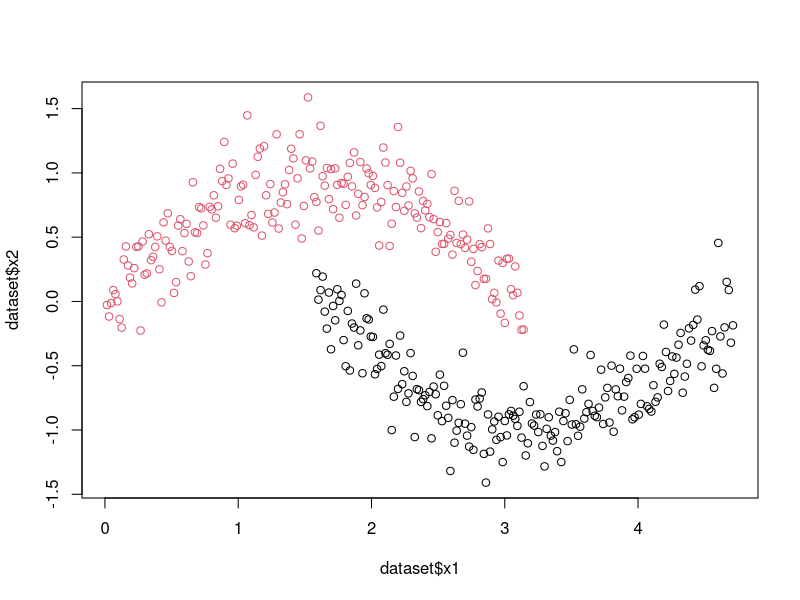
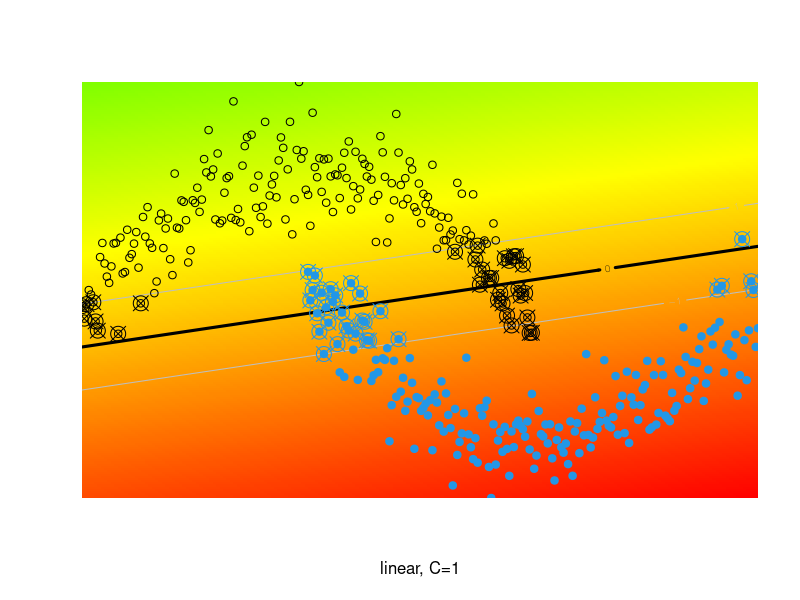
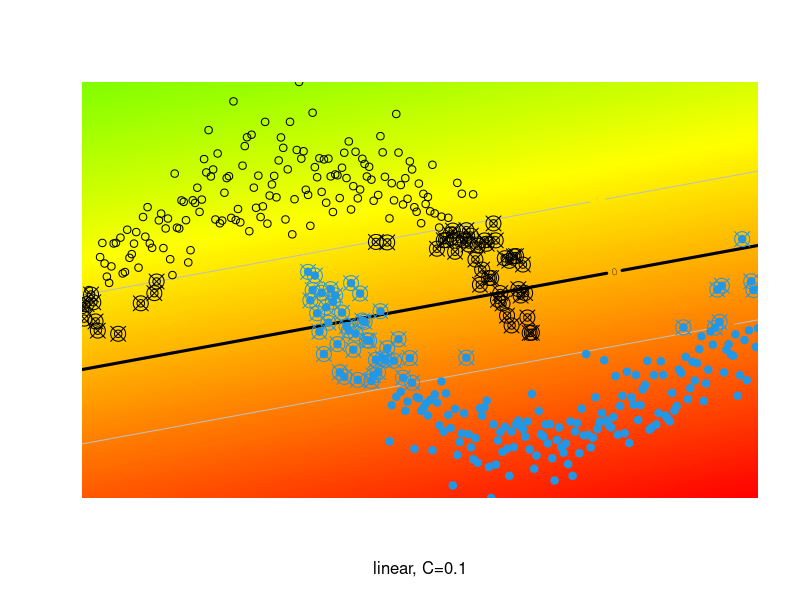
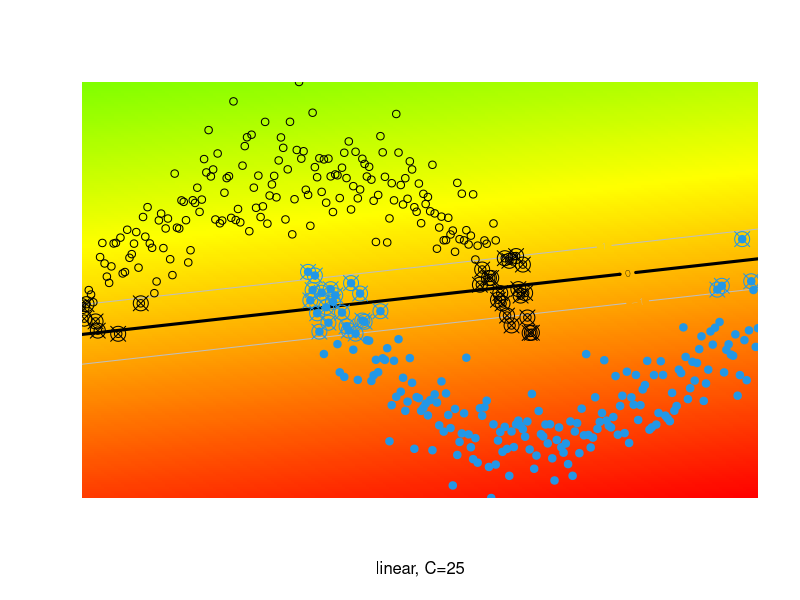
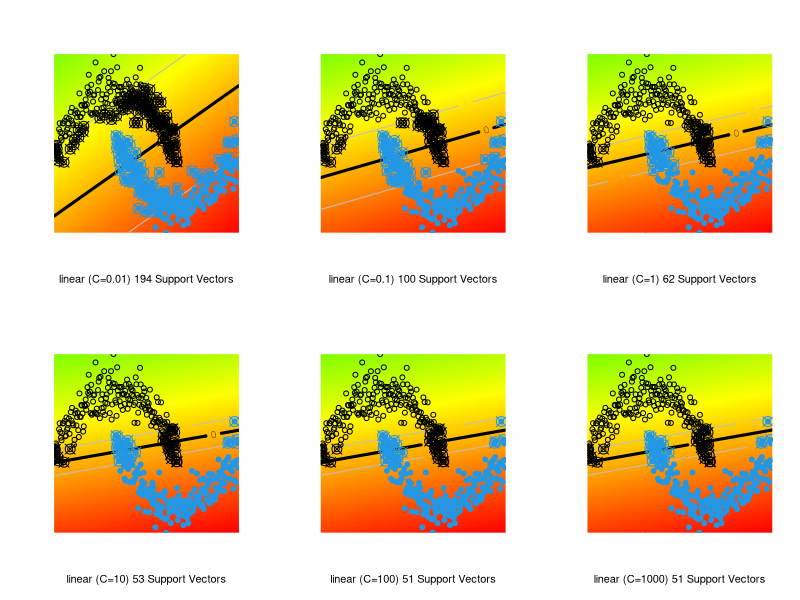
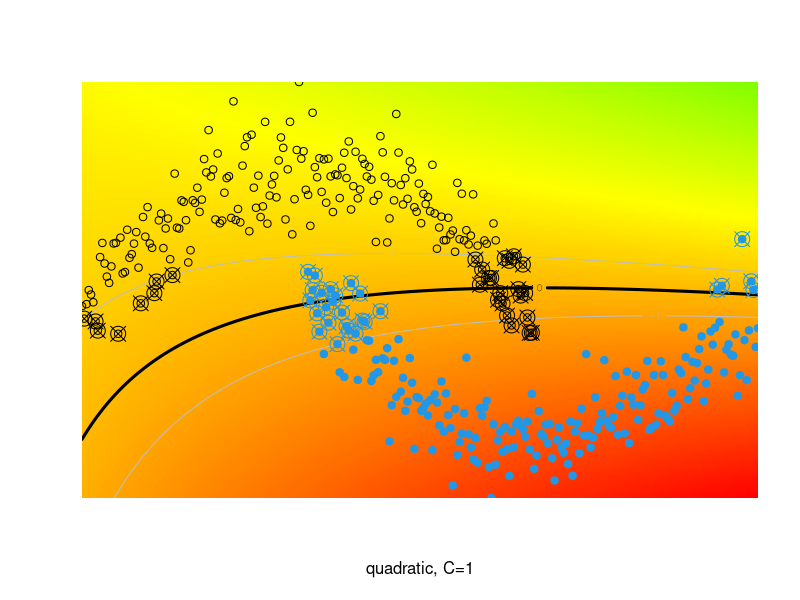
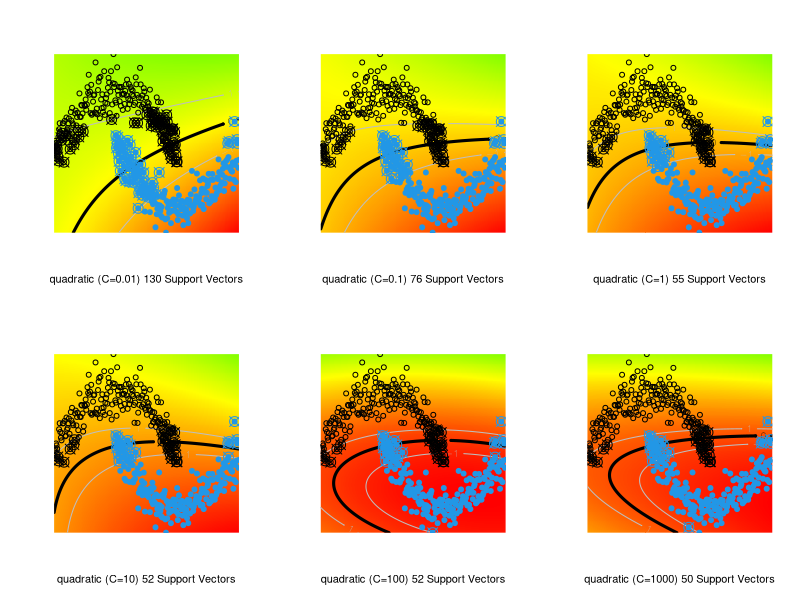
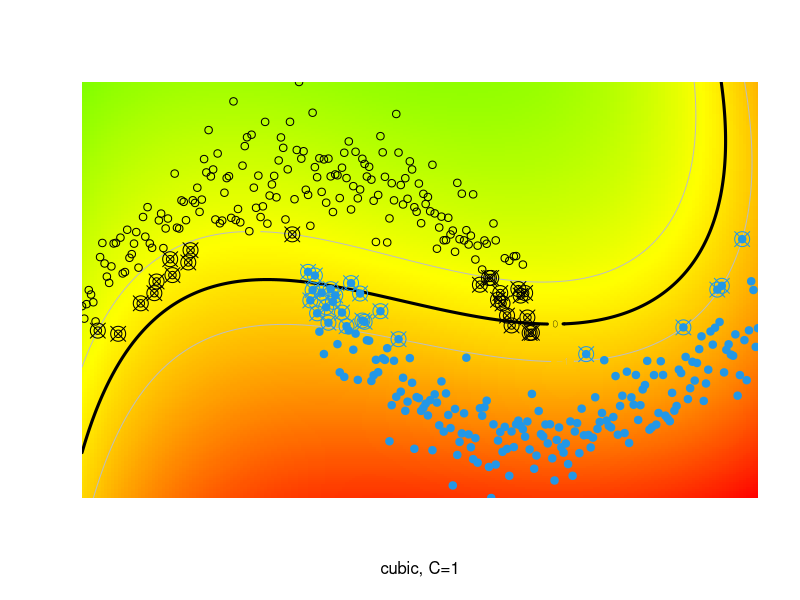

R code for these plots, in order:
#####################################
# APA Laboratori 6                 ##
## SVMs                            ##
## version of December, 2016       ## 
#####################################


####################################################################
# 1. Modelling artificial 2D sinusoidal data for two-class problems
####################################################################

## the SVM is located in two different packages: one of them is 'e1071'
library(e1071)

## First we create a simple two-class data set:

N <- 200

make.sinusoidals <- function(m,noise=0.2) 
{
  x1 <- c(1:2*m)
  x2 <- c(1:2*m)
  
  for (i in 1:m) {
    x1[i] <- (i/m) * pi
    x2[i] <- sin(x1[i]) + rnorm(1,0,noise)
  }
  
  for (j in 1:m) {
    x1[m+j] <- (j/m + 1/2) * pi
    x2[m+j] <- cos(x1[m+j]) + rnorm(1,0,noise)
  }
  
  target <- as.factor(c(rep(+1,m),rep(-1,m)))
  
  return(data.frame(x1,x2,target))
}

## let's generate the data
dataset <- make.sinusoidals (N)

## and have a look at it
summary(dataset)

plot(dataset$x1,dataset$x2,col=dataset$target)

## Now we wish to fit and visualize different SVM models

## model 1: LINEAR kernel, C=1 (cost parameter)
(model <- svm(dataset[,1:2],dataset[,3], type="C-classification", cost=1, kernel="linear", scale = FALSE))

## Now we are going to visualize what we have done; since we have artificial data, instead of creating
## a random test set, we can create a grid of points as test

plot.prediction <- function (model, model.name, resol=200)
# the grid has a (resol x resol) resolution
{
  x <- cbind(dataset$x1,dataset$x2)
  rng <- apply(x,2,range);
  tx <- seq(rng[1,1],rng[2,1],length=resol);
  ty <- seq(rng[1,2],rng[2,2],length=resol);
  pnts <- matrix(nrow=length(tx)*length(ty),ncol=2);
  k <- 1
  for(j in 1:length(ty))
  {
    for(i in 1:length(tx))
    {
      pnts[k,] <- c(tx[i],ty[j])
      k <- k+1
    } 
  }
  
  # we calculate the predictions on the grid
  
  pred <- predict(model, pnts, decision.values = TRUE)
  
  z <- matrix(attr(pred,"decision.values"),nrow=length(tx),ncol=length(ty))
  
  # and plot them
  
  image(tx,ty,z,xlab=model.name,ylab="",axes=FALSE,
        xlim=c(rng[1,1],rng[2,1]),ylim=c(rng[1,2],rng[2,2]),
        col = rainbow(200, start=0, end=.25))
  
  # then we draw the optimal separation and its margins
  
  contour(tx,ty,z,add=TRUE, drawlabels=TRUE, level=0, lwd=3)
  contour(tx,ty,z,add=TRUE, drawlabels=TRUE, level=1, lty=1, lwd=1, col="grey")
  contour(tx,ty,z,add=TRUE, drawlabels=TRUE, level=-1, lty=1, lwd=1, col="grey")
  
  # then we plot the input data from the two classes
  
  points(dataset[dataset$target==1,1:2],pch=21,col=1,cex=1)
  points(dataset[dataset$target==-1,1:2],pch=19,col=4,cex=1)
  
  # finally we add the SVs
  
  sv <- dataset[c(model$index),];
  sv1 <- sv[sv$target==1,];
  sv2 <- sv[sv$target==-1,];
  points(sv1[,1:2],pch=13,col=1,cex=2)
  points(sv2[,1:2],pch=13,col=4,cex=2)
}

##                 make sure you understand the following results (one by one and their differences)

## plot the data, the OSH with margins, the support vectors, ...
plot.prediction (model, "linear, C=1")

## model 2: linear kernel, C=0.1 (cost parameter)
(model <- svm(dataset[,1:2],dataset[,3], type="C-classification", cost=0.1, kernel="linear", scale = FALSE))

plot.prediction (model, "linear, C=0.1")

## the margin is wider (lower VC dimension), number of support vectors is larger (more violations of the margin)

## model 3: linear kernel, C=25 (cost parameter)
(model <- svm(dataset[,1:2],dataset[,3], type="C-classification", cost=25, kernel="linear", scale = FALSE))

plot.prediction (model, "linear, C=25")

## the margin is narrower (higher VC dimension), number of support vectors is smaller (less violations of the margin)

## Let's put it together, for 6 values of C:

par(mfrow=c(2,3))

for (C in 10^seq(-2,3))
{
  model <- svm(dataset[,1:2],dataset[,3], type="C-classification", cost=C, kernel="linear", scale = FALSE)
  plot.prediction (model, paste ("linear (C=", C, ") ", model$tot.nSV, " Support Vectors", sep=""))
}


## Now we move to a QUADRATIC kernel (polynomial of degree 2); the kernel has the form:
## k(x,y) = (<x,y> + coef0)^degree

## quadratic kernel, C=1 (cost parameter)
(model <- svm(dataset[,1:2],dataset[,3], type="C-classification", cost=1, kernel="polynomial", degree=2, coef0=1, scale = FALSE))

par(mfrow=c(1,1))

plot.prediction (model, "quadratic, C=1")

## notice that neither the OSH or the margins are linear (they are quadratic); they are linear in the feature space
## in the previous linear kernel, both spaces coincide

## Let's put it together directly, for 6 values of C:

par(mfrow=c(2,3))

for (C in 10^seq(-2,3))
{
  model <- svm(dataset[,1:2],dataset[,3], type="C-classification", cost=C, kernel="polynomial", degree=2, coef0=1, scale = FALSE)
  plot.prediction (model, paste ("quadratic (C=", C, ") ", model$tot.nSV, " Support Vectors", sep=""))
}

## Now we move to a CUBIC kernel (polynomial of degree 3); the kernel has the form:
## k(x,y) = (<x,y> + coef0)^degree

## cubic kernel, C=1 (cost parameter)
(model <- svm(dataset[,1:2],dataset[,3], type="C-classification", cost=1, kernel="polynomial", degree=3, coef0=1, scale = FALSE))

par(mfrow=c(1,1))

plot.prediction (model, "cubic, C=1")

## notice that neither the OSH or the margins are linear (they are now cubic); they are linear in the feature space
## this choice seems much better, given the structure of the classes

## Let's put it together directly, for 6 values of C:

par(mfrow=c(2,3))

for (C in 10^seq(-2,3))
{
  model <- svm(dataset[,1:2],dataset[,3], type="C-classification", cost=C, kernel="polynomial", degree=3, coef0=1, scale = FALSE)
  plot.prediction (model, paste ("cubic (C=", C, ") ", model$tot.nSV, " Support Vectors", sep=""))
}

## Finally we use the Gaussian RBF kernel (polynomial of infinite degree; the kernel has the form:
## k(x,y) = exp(-gamma·||x - y||^2)

## RBF kernel, C=1 (cost parameter)
(model <- svm(dataset[,1:2],dataset[,3], type="C-classification", cost=1, kernel="radial", scale = FALSE))

## the default value for gamma is 0.5

par(mfrow=c(1,1))

plot.prediction (model, "radial, C=1, gamma=0.5")

## Let's put it together directly, for 6 values of C, holding gamma constant = 0.5:

par(mfrow=c(2,3))

for (C in 10^seq(-2,3))
{
  model <- svm(dataset[,1:2],dataset[,3], type="C-classification", cost=C, kernel="radial", scale = FALSE)
  plot.prediction (model, paste ("RBF (C=", C, ") ", model$tot.nSV, " Support Vectors", sep=""))
}

## Now for 8 values of gamma, holding C constant = 1:

par(mfrow=c(2,4))

for (g in 2^seq(-3,4))
{
  model <- svm(dataset[,1:2],dataset[,3], type="C-classification", cost=1, kernel="radial", gamma=g, scale = FALSE)
  plot.prediction (model, paste ("RBF (gamma=", g, ") ", model$tot.nSV, " Support Vectors", sep=""))
}

## In practice we should optimize both (C,gamma) at the same time

## How? Using cross-validation or trying to get "good" estimates analyzing the data

## Now we define a utility function for performing k-fold CV: a typical choice is k=10

k <- 10 
folds <- sample(rep(1:k, length=N), N, replace=FALSE) 

valid.error <- rep(0,k)


## this function is not intended to be useful for general training purposes
## but it is useful for illustration
## in particular, it does not optimize the value of C (it requires it as parameter)

train.svm.kCV <- function (which.kernel, myC, kCV=10)
{
  for (i in 1:kCV) 
  {  
    train <- dataset[folds!=i,] # for building the model (training)
    valid <- dataset[folds==i,] # for prediction (validation)
    
    x_train <- train[,1:2]
    t_train <- train[,3]
    
    switch(which.kernel,
           linear={model <- svm(x_train, t_train, type="C-classification", cost=myC, kernel="linear", scale = FALSE)},
           poly.2={model <- svm(x_train, t_train, type="C-classification", cost=myC, kernel="polynomial", degree=2, coef0=1, scale = FALSE)},
           poly.3={model <- svm(x_train, t_train, type="C-classification", cost=myC, kernel="polynomial", degree=3, coef0=1, scale = FALSE)},
           RBF={model <- svm(x_train, t_train, type="C-classification", cost=myC, kernel="radial", scale = FALSE)},
           stop("Enter one of 'linear', 'poly.2', 'poly.3', 'radial'"))
    
    x_valid <- valid[,1:2]
    pred <- predict(model,x_valid)
    t_true <- valid[,3]
    
    # compute validation error for part 'i'
    valid.error[i] <- sum(pred != t_true)/length(t_true)
  }
  # return average validation error
  100*sum(valid.error)/length(valid.error)
}

# Fit an SVM with linear kernel

C <- 1

(VA.error.linear <- train.svm.kCV ("linear", myC=C))

## The procedure is to choose the model with the lowest CV error and then refit it with the whole learning data,
## then use it to predict the test set; we will do this at the end

## Fit an SVM with quadratic kernel 

(VA.error.poly.2 <- train.svm.kCV ("poly.2", myC=C))

## ## Fit an SVM with cubic kernel

(VA.error.poly.3 <- train.svm.kCV ("poly.3", myC=C))

## we get a series of decreasing CV errors ...

## and finally an RBF Gaussian kernel 

(VA.error.RBF <- train.svm.kCV ("RBF", myC=C))

## Now in a real scenario we should choose the model with the lowest CV error
## which in this case is the RBF (we get a very low CV error because this problem is easy for a SVM)

## so we choose RBF and C=1 and refit the model in the whole training set (no CV)
model <- svm(dataset[,1:2],dataset[,3], type="C-classification", cost=C, kernel="radial", scale = FALSE)

## and make it predict a test set:

## let's generate the test data
dataset.test <- make.sinusoidals (1000)

## and have a look at it
summary(dataset.test)

par(mfrow=c(1,1))
plot(dataset.test$x1,dataset.test$x2,col=dataset.test$target)

pred <- predict(model,dataset.test[,1:2])
t_true <- dataset.test[,3]

table(pred,t_true)

# compute testing error (in %)
(sum(pred != t_true)/length(t_true))

## In a real setting we should also optimize the value of C, again with CV; all this can be done
## very conveniently using tune() to do automatic grid-search (very much as we did in the last
## laboratory for nnet() )

## other packages provide with heuristic methods to estimate the gamma in the RBF kernel (see below)

####################################################################
# 2. Playing with the SVM for regression and 1D data
####################################################################

## Now we do regression; we have an extra parameter: the 'epsilon', which controls the width of the 
## epsilon-insensitive tube (in feature space)

A <- 20

## a really nice-looking function
x <- seq(-A,A,by=0.11)
y <- sin(x)/x + rnorm(x,sd=0.03)

plot(x,y,type="l")

## With this choice of the 'epsilon', 'gamma' and C parameters, the SVM underfits the data (blue line) 

model1 <- svm (x,y,epsilon=0.01)
lines(x,predict(model1,x),col="blue")

## With this choice of the 'epsilon', 'gamma' and C parameters, the SVM overfits the data (green line)

model2 <- svm (x,y,epsilon=0.01,gamma=200, C=100)
lines(x,predict(model2,x),col="green")

## With this choice of the 'epsilon', 'gamma' and C parameters, the SVM has a very decent fit (red line)
model3 <- svm (x,y,epsilon=0.01,gamma=10)
lines(x,predict(model3,x),col="red")

## the other nice package where the SVM is located is {kernlab}

library(kernlab)

## the ksvm() method has some nice features, as creation of user-defined kernels (not seen in this course)
## and automatic cross-validation (via the 'cross' parameter)
